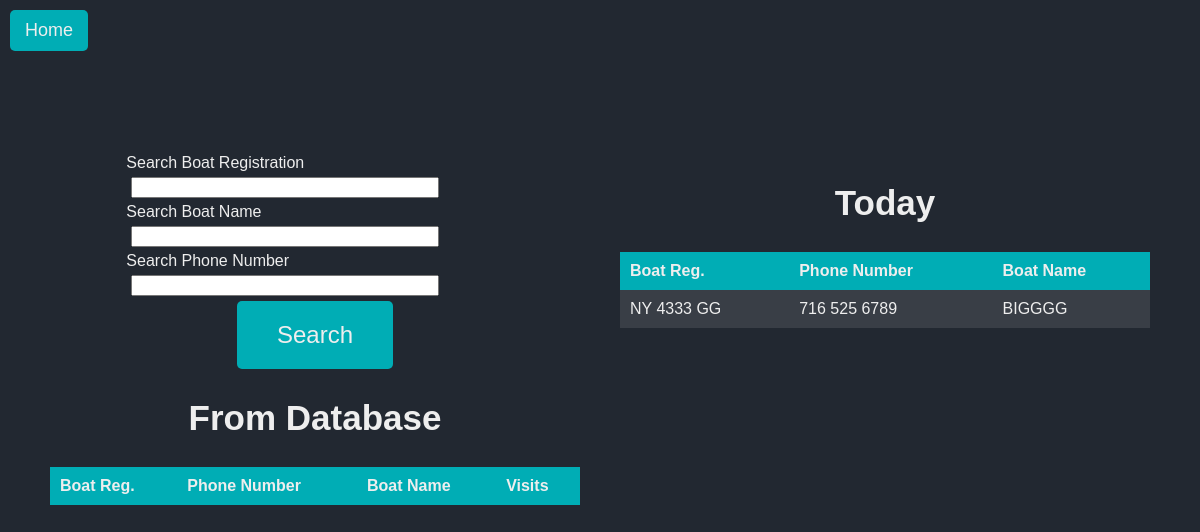
/search (signed in), run on an earlier commit of the app's database.
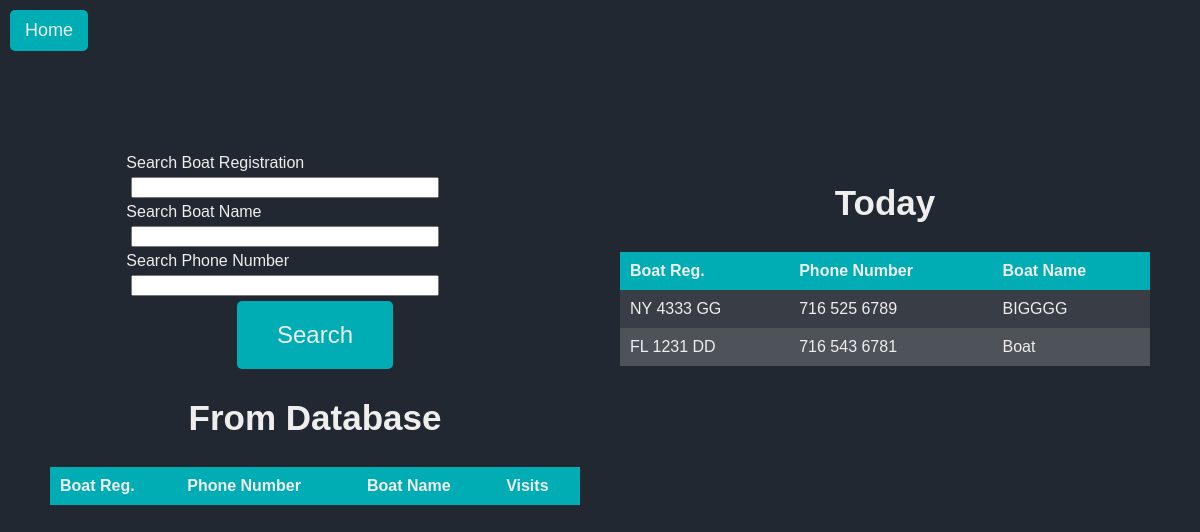
And on a later commit of the database.
### website/models.py (models this page shows)
class Boat(db.Model):
    id = db.Column(db.Integer, primary_key=True)
    boat_reg = db.Column(db.String(150), unique=True)
    sanitized_boat_reg = db.Column(db.String(150), unique=True)
    boat_name = db.Column(db.String(150))
    sanitized_boat_name = db.Column(db.String(150))
    phone_number = db.Column(db.String(150))
    sanitized_phone_number = db.Column(db.String(150))
    owner_name = db.Column(db.String(150))
    sanitized_owner_name = db.Column(db.String(150))
    boat_size = db.Column(db.Integer)
    email = db.Column(db.String(150))
    zipcode = db.Column(db.String(150))
    visits = db.relationship('Visit', backref='boat')
    current_boats_id = db.Column(db.Integer, db.ForeignKey('current_boats.id'))

### website/views.py (the view, shortened to what this page needs)
@views.route('/search', methods=['GET','POST'])
@login_required
def search():
    form = SearchForm()
    results = []
    resultsToday = []
    if CurrentBoats.query.first():
        resultsToday = CurrentBoats.query.first().boats.all()
        print(resultsToday)
    return render_template('search.html', form=form, boats=results, currentboats=resultsToday)

### website/forms.py
class SearchForm(FlaskForm):
    boat_reg = StringField('Search Boat Registration')
    boat_name = StringField('Search Boat Name')
    phone_number = StringField('Search Phone Number')
    submit = SubmitField('Submit')

### website/templates/search.html (shortened to what this page needs)
{% extends "base.html" %}
{%block head%}<a href="{{ url_for('views.home') }}"id="home-btn">Home</a>{%endblock%}
{%block styles%}static/search-styles.css{%endblock%}
{% block content%}
<div id="main-container">
  <div id="left-container" style="flex: 1;">
    <div id="search-container">
      <form method="POST" id="search">
        <div class="form-group">
          {{ form.boat_reg.label }}
          {{ form.boat_reg(class="form-control") }}
        </div>
        <div class="form-group">
          {{ form.boat_name.label }}
          {{ form.boat_name(class="form-control") }}
        </div>
        <div class="form-group">
          {{ form.phone_number.label }}
          {{ form.phone_number(class="form-control") }}
        </div>
        <div id="button-container">
          <button type="submit" class="btn btn-primary" id="login-btn" name="submit-button" value="search">Search</button>
        </div>
      </form>
    </div>
    <div id="table-container">
      <h2>From Database</h2>
      <table id="search-results">
        <thead>
          <tr>
            <th>Boat Reg.</th>
            <th>Phone Number</th>
            <th>Boat Name</th>
            <th>Visits</th>
          </tr>
        </thead>
      </table>
    </div>
  </div>
  <div id="right-container" style="flex: 1;">
    <div id="table-container">
      <h2>Today</h2>
      {%if currentboats%}
      <table id="current-boats">
        <thead>
          <tr>
            <th>Boat Reg.</th>
            <th>Phone Number</th>
            <th>Boat Name</th>
          </tr>
        </thead>
        <tbody>
          {% for boat in currentboats %}
          <tr class="clickable-row" data-href="{{ url_for('views.log_boat', boat_reg=boat.boat_reg, boat_name=boat.boat_name, phone_number=boat.phone_number,  id=boat.id) }}">
            <td>{{ boat.boat_reg }}</td>
            <td>{{ boat.phone_number }}</td>
            <td>{{ boat.boat_name }}</td>
          </tr>
          {% endfor %}
        </tbody>
      </table>
      {% else %}
      <div id="button-container">
            <button type="submit" form="search" class="btn btn-primary" id="login-btn" name="submit-button" value="add">Add New Boat</button>
      </div>
      {%endif%}
    </div>
  </div>
</div>
{%endblock%}

### website/templates/base.html (shortened to what this page needs)
<!DOCTYPE html>
<html lang="en">
<head>
  <link rel="stylesheet" href="{%block styles%}static/styles.css{%endblock%}">
  {%block head%}{%endblock%}
</head>
<body>
  <div id="content-container">
    <header>
    </header>
    <div class="container">{% block content %} {% endblock %}</div>
  </div>
</body>
</html>

### website/static/search-styles.css (style rules this page uses)
body { margin: 0; padding: 10px; font-family: Arial, sans-serif; background-color: #222831; color: #eeeeee; height: 100%; overflow: hidden; }
header { display: flex; justify-content: flex-start; padding: 10px; }
#content-container { width: 100%; height: 100%; }
h2 { font-size: 35px; color: #eeeeee; width: 100%; text-align: center; }
#main-container { display: flex; justify-content: space-between; padding: 20px; box-sizing: border-box; height: calc(100vh - 40px); }
#left-container, #right-container { flex: 1; max-height: 100%; overflow: auto; padding: 20px; box-sizing: border-box; }
#search-container { display: flex; flex-direction: column; align-items: center; margin-bottom: 20px; }
input[type="text"] { margin: 5px; width: 100%; max-width: 300px; }
table { background-color: #393e46; border-collapse: collapse; width: 100%; }
th, td { padding: 10px; text-align: left; }
th { background-color: #00adb5; }
tr:nth-child(even) { background-color: #4e535a; }
#button-container { display: flex; justify-content: center; }
#login-btn { font-size: 24px; text-align: center; background-color: #00adb5; color: #eeeeee; padding: 20px 40px; border: none; cursor: pointer; transition: background-color 0.3s ease, transform 0.3s ease; border-radius: 5px; }
.clickable-row { cursor: pointer; }
#home-btn { font-size: 18px; background-color: #00adb5; color: #eeeeee; padding: 10px 15px; border: none; cursor: pointer; text-decoration: none; transition: background-color 0.3s ease, transform 0.3s ease; border-radius: 5px; display: inline-block; margin-right: 5px; }

What changed in the data, as far as the page shows it:
added Boat: boat_reg "FL 1231 DD", phone_number "716 543 6781", boat_name "Boat"
